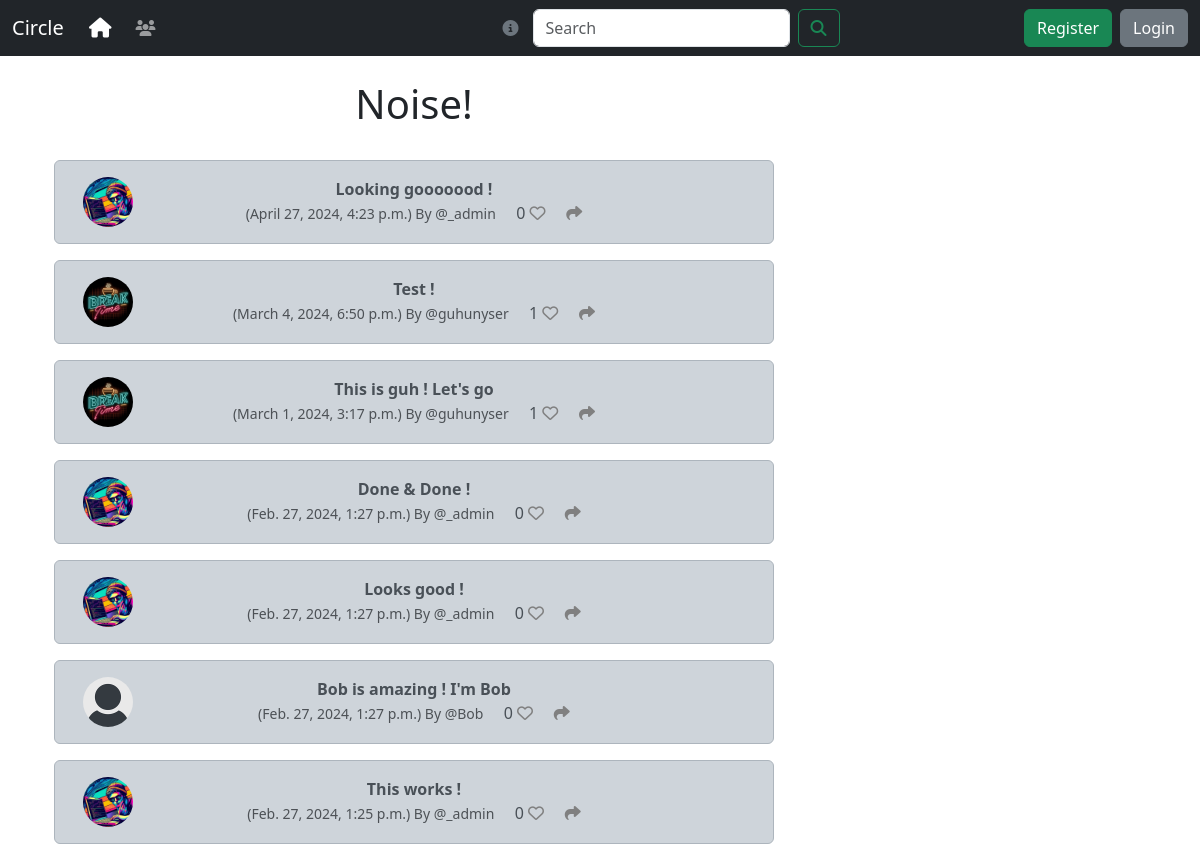
The page / on the database its author committed.
### circle/models.py (models this page shows, shortened)
class Noise(models.Model):
    user = models.ForeignKey(
        User, related_name = "noises",
        on_delete = models.DO_NOTHING
    )
    body = models.CharField(max_length=200)
    created_at = models.DateTimeField(auto_now_add=True)
    likes = models.ManyToManyField(User, related_name="noise_like", blank=True)
    def number_of_likes(self):
        return self.likes.count()

class Profile(models.Model):
    user = models.OneToOneField( User, on_delete=models.CASCADE)
    follows = models.ManyToManyField("self",
        related_name="followed_by",
        symmetrical=False,
        blank=True)
    date_modified = models.DateTimeField(User, auto_now=True)
    profile_image = models.ImageField(null=True,blank=True, upload_to="images/")
    profile_bio = models.CharField(null=True, blank=True, max_length=500)
    hompage_link = models.CharField(null=True, blank=True, max_length=250)
    facebook_link = models.CharField(null=True, blank=True, max_length=250)
    instagram_link = models.CharField(null=True, blank=True, max_length=250)
    linkedin_link = models.CharField(null=True, blank=True, max_length=250)
    github_link =models.CharField(null=True, blank=True, max_length=250)

### circle/views.py (the view)
# urls.py: path('', views.home, name='home'),
def home(request):
    if request.user.is_authenticated:
        form = NoiseForm(request.POST or None)
        if request.method == "POST":
            if form.is_valid():
                noise = form.save(commit=False)
                noise.user = request.user
                noise.save()
                messages.success(request, ("You made some Noise!"))
                return redirect('home')
        noises = Noise.objects.all().order_by("-created_at")
        return render(request, 'home.html', {"noises":noises, "form":form})
    else:
        noises = Noise.objects.all().order_by("-created_at")
        return render(request, 'home.html', {"noises":noises})

### circle/templates/home.html (shortened to what this page needs)
{% extends 'base.html' %}
{% load static %}
{% block content %}
<div class="container text-center">
  <div class="row">
      <div class="col-8">
<h1>Noise!</h1>
<br/>
{% for noise in noises %}
<div class="alert alert-dark" role="alert">
  <div class="container">
    <div class="row">
      <div class="col-1">
        {%  if noise.user.profile.profile_image  %}
        <img src="{{ noise.user.profile.profile_image.url}}" width=50 height=50 class="rounded-circle" alt="{{ profile.user.username}}">
       {% else %}
       <img src="{% static 'images/default_profile_pic.png' %}" width=50 height=50 class="rounded-circle" alt="{{ profile.user.username}}">
       {% endif %}
      </div>
<div class="col-10">
    <strong>{{ noise.body }}</strong><br/>
    <small class="text-muted">
      ({{ noise.created_at}}) By @{{ noise.user.username}}
    </small>
    {{ noise.number_of_likes }}
    {%  if user in noise.likes.all %}
    <a href="{%  url 'noise_like' noise.id  %}"><i class="fa-solid fa-heart" style="color:rgb(245, 75, 75)"></i></a>
    {% else %}
    <a href="{%  url 'noise_like' noise.id  %}"><i class="fa fa-heart-o" style="color:grey"></i></a>
    {% endif %}
    <a href="{% url 'noise_show' noise.id %}"><i class="fa-solid fa-share" style="color:gray"></i></a>
  </div>
   <br/>
  </div>
  </div>
  </div>
{% endfor %}
</div>
<div class="col-4"><br/><br/><br/>
</div>
{% endblock %}

### rows shown on the page
Noise: user.profile.profile_image (picture), body "Looking gooooood !", created_at "April 27, 2024, 4:23 p.m.", user.username "_admin", number_of_likes "0"
Noise: user.profile.profile_image (picture), body "Test !", created_at "March 4, 2024, 6:50 p.m.", user.username "guhunyser", number_of_likes "1"
Noise: user.profile.profile_image (picture), body "This is guh ! Let's go", created_at "March 1, 2024, 3:17 p.m.", user.username "guhunyser", number_of_likes "1"
Noise: user.profile.profile_image (picture), body "Done & Done !", created_at "Feb. 27, 2024, 1:27 p.m.", user.username "_admin", number_of_likes "0"
Noise: user.profile.profile_image (picture), body "Looks good !", created_at "Feb. 27, 2024, 1:27 p.m.", user.username "_admin", number_of_likes "0"
Noise: body "Bob is amazing ! I'm Bob", created_at "Feb. 27, 2024, 1:27 p.m.", user.username "Bob", number_of_likes "0"
Noise: user.profile.profile_image (picture), body "This works !", created_at "Feb. 27, 2024, 1:25 p.m.", user.username "_admin", number_of_likes "0"
